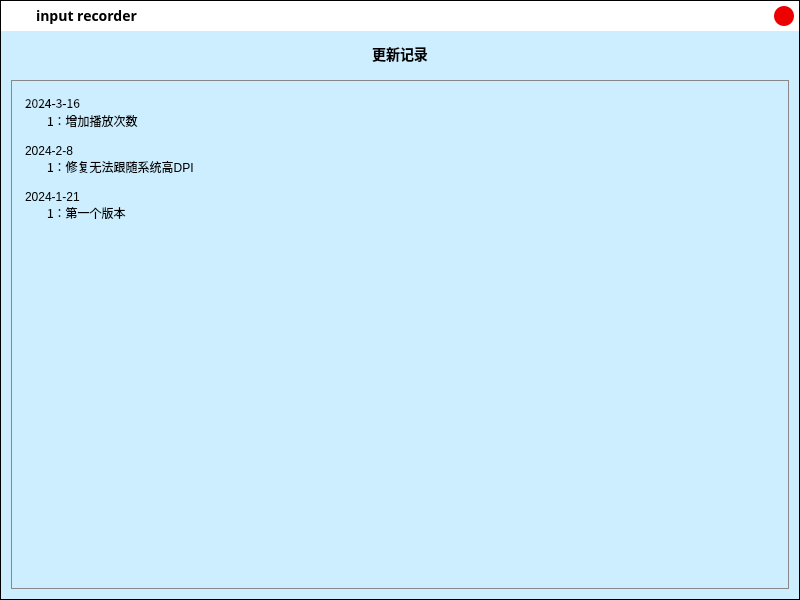
<?xml version="1.0" encoding="UTF-8"?>
<ui version="4.0">
 <class>UpdateUiClass</class>
 <widget class="QDialog" name="UpdateUiClass">
  <property name="geometry">
   <rect>
    <x>0</x>
    <y>0</y>
    <width>800</width>
    <height>600</height>
   </rect>
  </property>
  <property name="minimumSize">
   <size>
    <width>800</width>
    <height>600</height>
   </size>
  </property>
  <property name="maximumSize">
   <size>
    <width>800</width>
    <height>600</height>
   </size>
  </property>
  <property name="windowTitle">
   <string>更新记录</string>
  </property>
  <property name="windowIcon">
   <iconset resource="../.res/InputRecorder.qrc">
    <normaloff>:/icon.png</normaloff>:/icon.png</iconset>
  </property>
  <property name="styleSheet">
   <string notr="true"/>
  </property>
  <layout class="QVBoxLayout" name="verticalLayout_4">
   <property name="spacing">
    <number>0</number>
   </property>
   <property name="leftMargin">
    <number>0</number>
   </property>
   <property name="topMargin">
    <number>0</number>
   </property>
   <property name="rightMargin">
    <number>0</number>
   </property>
   <property name="bottomMargin">
    <number>0</number>
   </property>
   <item>
    <widget class="QWidget" name="client" native="true">
     <property name="styleSheet">
      <string notr="true">*{font-family:&quot;Microsoft YaHei UI&quot;;font-size:14px;}
#client{background-color:#CEF;border:1px solid black;}

QLabel{font-size:12px;}</string>
     </property>
     <layout class="QVBoxLayout" name="verticalLayout_3" stretch="0,65535,65535">
      <property name="spacing">
       <number>0</number>
      </property>
      <property name="leftMargin">
       <number>1</number>
      </property>
      <property name="topMargin">
       <number>1</number>
      </property>
      <property name="rightMargin">
       <number>1</number>
      </property>
      <property name="bottomMargin">
       <number>1</number>
      </property>
      <item>
       <widget class="QWidget" name="title" native="true">
        <property name="minimumSize">
         <size>
          <width>0</width>
          <height>30</height>
         </size>
        </property>
        <property name="maximumSize">
         <size>
          <width>16777215</width>
          <height>30</height>
         </size>
        </property>
        <property name="styleSheet">
         <string notr="true">*{font-size:14px;}
#title{background-color:white;}</string>
        </property>
        <layout class="QHBoxLayout" name="horizontalLayout">
         <property name="spacing">
          <number>10</number>
         </property>
         <property name="leftMargin">
          <number>5</number>
         </property>
         <property name="topMargin">
          <number>5</number>
         </property>
         <property name="rightMargin">
          <number>5</number>
         </property>
         <property name="bottomMargin">
          <number>5</number>
         </property>
         <item>
          <widget class="QLabel" name="lbIcon">
           <property name="sizePolicy">
            <sizepolicy hsizetype="Fixed" vsizetype="Fixed">
             <horstretch>0</horstretch>
             <verstretch>0</verstretch>
            </sizepolicy>
           </property>
           <property name="minimumSize">
            <size>
             <width>20</width>
             <height>20</height>
            </size>
           </property>
           <property name="mouseTracking">
            <bool>true</bool>
           </property>
           <property name="styleSheet">
            <string notr="true">background:none;border-image:url(:/icon.png);</string>
           </property>
           <property name="text">
            <string/>
           </property>
          </widget>
         </item>
         <item>
          <widget class="QLabel" name="lbTitle">
           <property name="sizePolicy">
            <sizepolicy hsizetype="Preferred" vsizetype="Fixed">
             <horstretch>0</horstretch>
             <verstretch>0</verstretch>
            </sizepolicy>
           </property>
           <property name="maximumSize">
            <size>
             <width>16777215</width>
             <height>20</height>
            </size>
           </property>
           <property name="font">
            <font>
             <family>Microsoft YaHei</family>
             <pointsize>-1</pointsize>
             <weight>75</weight>
             <bold>true</bold>
            </font>
           </property>
           <property name="mouseTracking">
            <bool>true</bool>
           </property>
           <property name="styleSheet">
            <string notr="true">background:none;font-family:&quot;Microsoft YaHei&quot;;
font-size:14px;</string>
           </property>
           <property name="text">
            <string>input recorder</string>
           </property>
          </widget>
         </item>
         <item>
          <spacer name="titleSpacer">
           <property name="orientation">
            <enum>Qt::Horizontal</enum>
           </property>
           <property name="sizeHint" stdset="0">
            <size>
             <width>0</width>
             <height>0</height>
            </size>
           </property>
          </spacer>
         </item>
         <item>
          <widget class="QPushButton" name="bnClose">
           <property name="sizePolicy">
            <sizepolicy hsizetype="Fixed" vsizetype="Fixed">
             <horstretch>30</horstretch>
             <verstretch>20</verstretch>
            </sizepolicy>
           </property>
           <property name="minimumSize">
            <size>
             <width>20</width>
             <height>20</height>
            </size>
           </property>
           <property name="focusPolicy">
            <enum>Qt::ClickFocus</enum>
           </property>
           <property name="toolTip">
            <string>关闭</string>
           </property>
           <property name="styleSheet">
            <string notr="true">QPushButton{background-color:#E00;width:20px;height:20px;border-radius:10px;}
QPushButton:hover{background-color:#C00;}</string>
           </property>
           <property name="text">
            <string/>
           </property>
          </widget>
         </item>
        </layout>
       </widget>
      </item>
      <item>
       <widget class="QLabel" name="lbLog">
        <property name="sizePolicy">
         <sizepolicy hsizetype="Preferred" vsizetype="Fixed">
          <horstretch>0</horstretch>
          <verstretch>0</verstretch>
         </sizepolicy>
        </property>
        <property name="font">
         <font>
          <family>Microsoft YaHei UI</family>
          <pointsize>-1</pointsize>
          <weight>75</weight>
          <bold>true</bold>
         </font>
        </property>
        <property name="styleSheet">
         <string notr="true">padding-top:12px;padding-bottom:5px;font-size:14px;</string>
        </property>
        <property name="text">
         <string>更新记录</string>
        </property>
        <property name="alignment">
         <set>Qt::AlignCenter</set>
        </property>
       </widget>
      </item>
      <item>
       <widget class="QScrollArea" name="saLog">
        <property name="sizePolicy">
         <sizepolicy hsizetype="Preferred" vsizetype="MinimumExpanding">
          <horstretch>0</horstretch>
          <verstretch>0</verstretch>
         </sizepolicy>
        </property>
        <property name="styleSheet">
         <string notr="true">background-color:rgba(0,0,0,0);margin:10px;border:1px solid #888;</string>
        </property>
        <property name="verticalScrollBarPolicy">
         <enum>Qt::ScrollBarAlwaysOff</enum>
        </property>
        <property name="horizontalScrollBarPolicy">
         <enum>Qt::ScrollBarAlwaysOff</enum>
        </property>
        <property name="widgetResizable">
         <bool>true</bool>
        </property>
        <widget class="QWidget" name="scrollAreaWidgetContents">
         <property name="geometry">
          <rect>
           <x>0</x>
           <y>0</y>
           <width>776</width>
           <height>510</height>
          </rect>
         </property>
         <property name="styleSheet">
          <string notr="true">border:none;</string>
         </property>
         <layout class="QVBoxLayout" name="verticalLayout">
          <property name="spacing">
           <number>0</number>
          </property>
          <property name="leftMargin">
           <number>0</number>
          </property>
          <property name="topMargin">
           <number>0</number>
          </property>
          <property name="rightMargin">
           <number>0</number>
          </property>
          <property name="bottomMargin">
           <number>10</number>
          </property>
          <item>
           <widget class="QLabel" name="lbLogText">
            <property name="sizePolicy">
             <sizepolicy hsizetype="Preferred" vsizetype="Preferred">
              <horstretch>0</horstretch>
              <verstretch>0</verstretch>
             </sizepolicy>
            </property>
            <property name="font">
             <font>
              <family>Microsoft YaHei UI</family>
              <pointsize>-1</pointsize>
              <weight>50</weight>
              <bold>false</bold>
             </font>
            </property>
            <property name="text">
             <string>2024-3-16
ㅤㅤ1：增加播放次数

2024-2-8
ㅤㅤ1：修复无法跟随系统高DPI

2024-1-21
ㅤㅤ1：第一个版本</string>
            </property>
            <property name="textFormat">
             <enum>Qt::PlainText</enum>
            </property>
            <property name="alignment">
             <set>Qt::AlignLeading|Qt::AlignLeft|Qt::AlignTop</set>
            </property>
           </widget>
          </item>
         </layout>
        </widget>
       </widget>
      </item>
     </layout>
    </widget>
   </item>
  </layout>
 </widget>
 <resources>
  <include location="../.res/InputRecorder.qrc"/>
 </resources>
 <connections/>
</ui>
